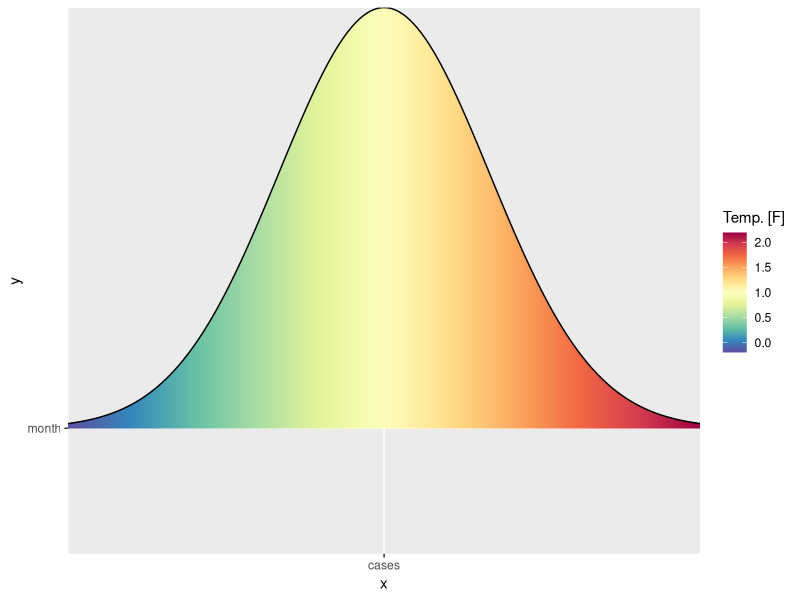
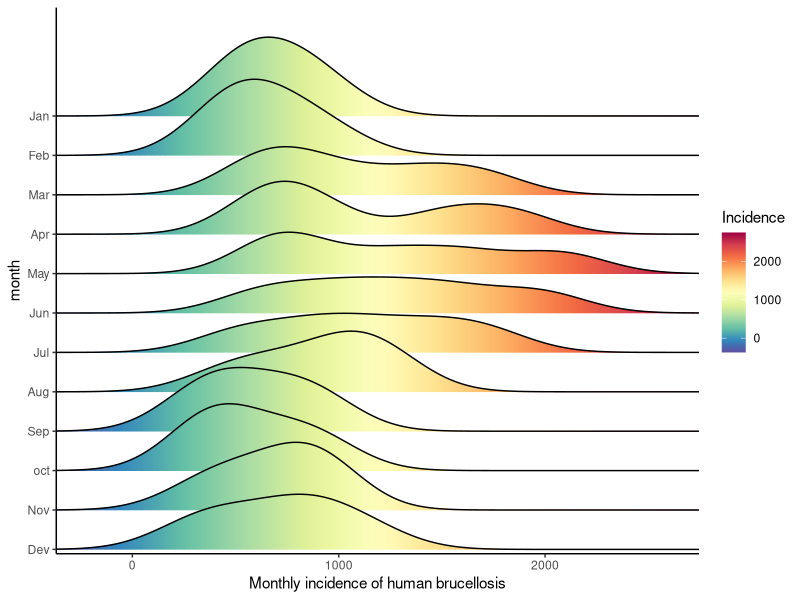

Write R code to recreate these figures, in order.
install.packages('ggridges')
install.packages('readxl')
library(ggplot2) 
library(ggridges) 
library(readxl)
#theme_set(theme_ridges()) 
library(RColorBrewer) 
Colormap<- colorRampPalette(rev(brewer.pal(11,'Spectral')))(32) 


data <-read_excel("neimeng.xlsx",sheet = 1)
N <-ncol(data)-1


ggplot(data, aes(x = 'cases',y = 'month')) + 
  geom_density_ridges_gradient(aes(fill = ..x..), scale = 2, size = 0.3 ) + 
  scale_fill_gradientn(colours=Colormap,name = "Temp. [F]")
#p + scale_y_discrete(expand = expansion(mult = c(0.01, 0.25)),labels = w)


w <- c("Dev","Nov","oct","Sep","Aug","Jul","Jun","May","Apr","Mar","Feb","Jan")

ggplot(data, aes(x =cases,y = month,  fill = month)) + 
  scale_x_continuous(expand = c(0, 0)) +
  scale_y_discrete(expand = expansion(mult = c(0.01, 0.25)),labels = w)+
  geom_density_ridges_gradient(aes(fill = ..x..), scale = 2, size = 0.3) + 
  #theme_minimal()+theme(legend.position = "none") + 
  scale_fill_gradientn(colours=Colormap,name = "Incidence")+
  xlab("Monthly incidence of human brucellosis") +
  theme_classic()+
  theme(panel.grid.major=element_line(colour=NA),
        panel.background = element_rect(fill = "transparent",colour = NA),
        plot.background = element_rect(fill = "transparent",colour = NA),
        panel.grid.minor = element_blank())







